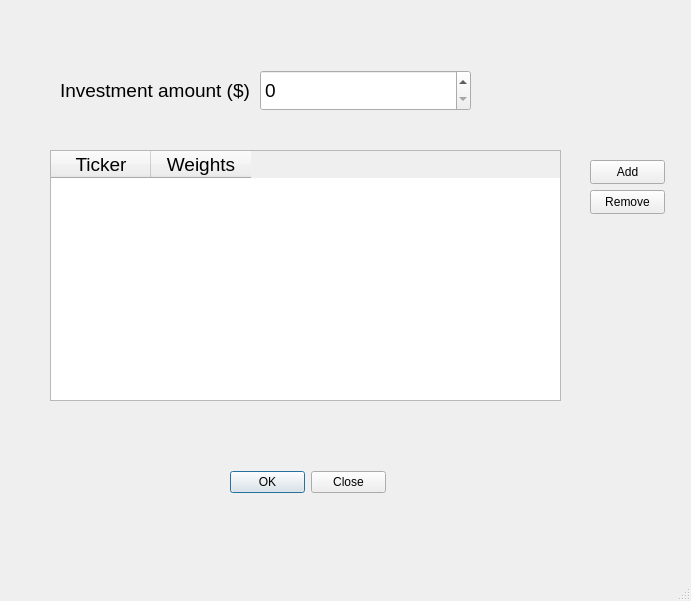
<?xml version="1.0" encoding="UTF-8"?>
<ui version="4.0">
 <class>MainWindow</class>
 <widget class="QMainWindow" name="MainWindow">
  <property name="geometry">
   <rect>
    <x>0</x>
    <y>0</y>
    <width>691</width>
    <height>601</height>
   </rect>
  </property>
  <property name="windowTitle">
   <string>MainWindow</string>
  </property>
  <widget class="QWidget" name="centralwidget">
   <widget class="QSpinBox" name="amountBox">
    <property name="geometry">
     <rect>
      <x>260</x>
      <y>70</y>
      <width>211</width>
      <height>41</height>
     </rect>
    </property>
    <property name="font">
     <font>
      <pointsize>14</pointsize>
     </font>
    </property>
    <property name="maximum">
     <number>10000000</number>
    </property>
    <property name="singleStep">
     <number>50</number>
    </property>
   </widget>
   <widget class="QTableWidget" name="weightsWidget">
    <property name="geometry">
     <rect>
      <x>50</x>
      <y>150</y>
      <width>511</width>
      <height>251</height>
     </rect>
    </property>
    <column>
     <property name="text">
      <string>Ticker</string>
     </property>
     <property name="font">
      <font>
       <pointsize>14</pointsize>
      </font>
     </property>
    </column>
    <column>
     <property name="text">
      <string>Weights</string>
     </property>
     <property name="font">
      <font>
       <pointsize>14</pointsize>
      </font>
     </property>
    </column>
   </widget>
   <widget class="QDialogButtonBox" name="okCloseBox">
    <property name="geometry">
     <rect>
      <x>230</x>
      <y>470</y>
      <width>156</width>
      <height>24</height>
     </rect>
    </property>
    <property name="standardButtons">
     <set>QDialogButtonBox::StandardButton::Close|QDialogButtonBox::StandardButton::Ok</set>
    </property>
   </widget>
   <widget class="QPushButton" name="addButton">
    <property name="geometry">
     <rect>
      <x>590</x>
      <y>160</y>
      <width>75</width>
      <height>24</height>
     </rect>
    </property>
    <property name="text">
     <string>Add</string>
    </property>
   </widget>
   <widget class="QPushButton" name="removeButton">
    <property name="geometry">
     <rect>
      <x>590</x>
      <y>190</y>
      <width>75</width>
      <height>24</height>
     </rect>
    </property>
    <property name="text">
     <string>Remove</string>
    </property>
   </widget>
   <widget class="QLabel" name="label">
    <property name="geometry">
     <rect>
      <x>60</x>
      <y>70</y>
      <width>201</width>
      <height>41</height>
     </rect>
    </property>
    <property name="font">
     <font>
      <pointsize>14</pointsize>
     </font>
    </property>
    <property name="text">
     <string>Investment amount ($)</string>
    </property>
   </widget>
  </widget>
  <widget class="QMenuBar" name="menubar">
   <property name="geometry">
    <rect>
     <x>0</x>
     <y>0</y>
     <width>691</width>
     <height>33</height>
    </rect>
   </property>
  </widget>
  <widget class="QStatusBar" name="statusbar"/>
 </widget>
 <resources/>
 <connections/>
</ui>
